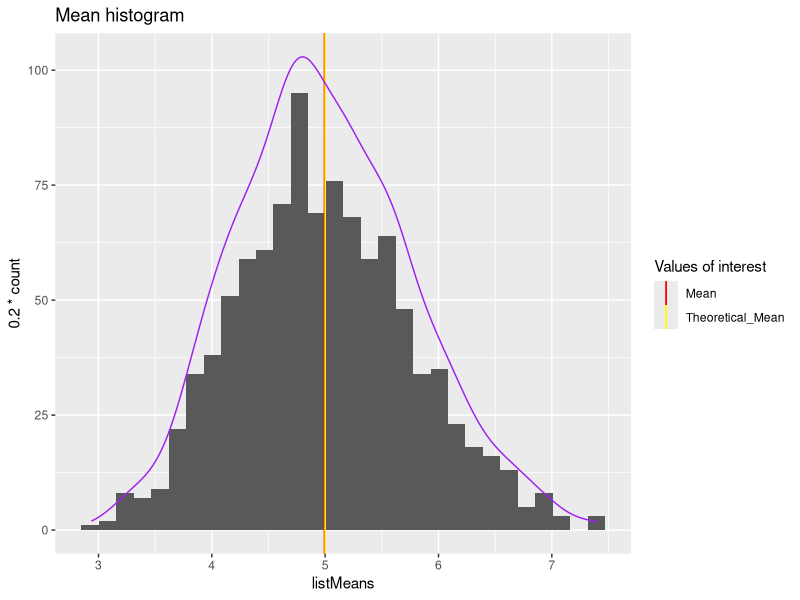
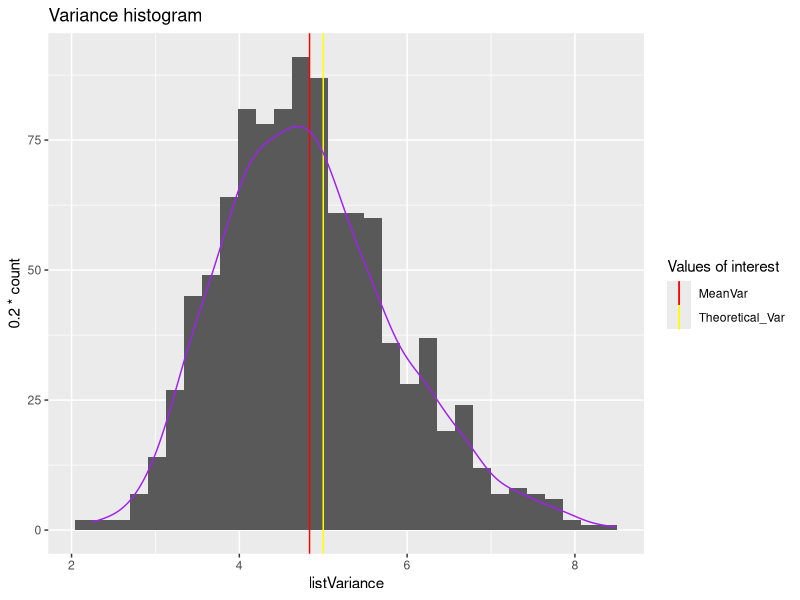
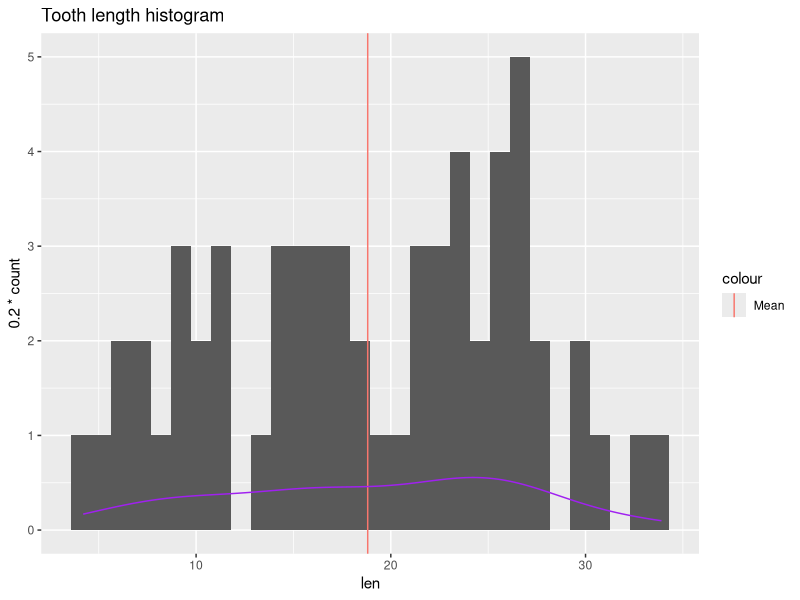

Source code (R) for these figures, in order: (Note: this script raises an error after producing the figures.)
## ---- chunk 1
library(data.table)
library(ggplot2)
library(gridExtra)

listMeans <- data.table(unlist(lapply(1:1000, function (x) { mean(rexp(40, 0.2)) })))
listVariance <- data.table(unlist(lapply(1:1000, function (x) { sd(rexp(40, 0.2)) })))
setnames(listMeans, "listMeans")
setnames(listVariance, "listVariance")
Mean <- mean(listMeans[,listMeans])
MeanVariance <- mean(listVariance[,listVariance])

## ---- chunk 2
ggplot(listMeans, aes(x=listMeans)) +
  geom_histogram(bin=0.2) + 
  ggtitle("Mean histogram") +
  geom_vline(aes(xintercept = Mean,colour = "Mean"),show_guide = TRUE) +
  geom_vline(aes(xintercept = 1/0.2,colour = "Theoretical_Mean"),show_guide = TRUE) +
  geom_density(aes(y = 0.2 * ..count..), colour = "purple") +
  scale_colour_manual(name="Values of interest", values=c(Theoretical_Mean="yellow",Mean="red"))

ggplot(listVariance, aes(x=listVariance)) +
  geom_histogram(bin=0.2) + 
  ggtitle("Variance histogram") +
  geom_vline(aes(xintercept = MeanVariance,colour = "MeanVar"),show_guide = TRUE) +
  geom_vline(aes(xintercept = 1/0.2, colour = "Theoretical_Var"),show_guide = TRUE) +
  geom_density(aes(y = 0.2 * ..count..), colour = "purple") +
  scale_colour_manual(name="Values of interest", values=c(Theoretical_Var="yellow",MeanVar="red"))
## ---- chunk 3
ToothGrowth <- data.table(ToothGrowth)
ggplot(ToothGrowth, aes(x=len)) +
  geom_histogram() + 
  ggtitle("Tooth length histogram") +
  geom_vline(aes(xintercept = mean(ToothGrowth[,len]),colour = "Mean"),show_guide = TRUE) +
  geom_density(aes(y = 0.2 * ..count..), colour = "purple")
  

ggplot(ToothGrowth, aes(x=supp)) +
  geom_histogram(bin=0.5) + 
  ggtitle("Supplement type histogram")
  
  
ggplot(ToothGrowth, aes(x=dose)) +
  geom_histogram() + 
  ggtitle("Dose histogram") +
  geom_vline(aes(xintercept = mean(ToothGrowth[,dose]),colour = "Mean"),show_guide = TRUE)
  
